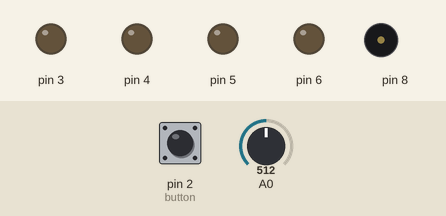
This sketch was run on a simulated Arduino Uno, built with avr-gcc and run on an emulated ATmega328P. Parts: output pins drawn as LEDs (lit = HIGH), buzzer (waves = sounding). Dashed ring = blinking. The test bench sets the inputs (shaded band); at power-on: pin 2 (button) HIGH, A0 = 512.

Above: at 6.2 s.
6.3 s: pin 2 (button) pulled LOW for 0.15 s
At 6.47 s:
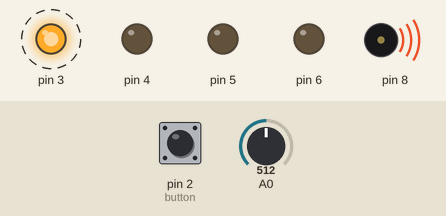
At 6.97 s:
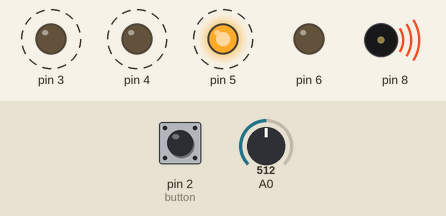
Timing chart, 0 to 15.3 s (numbered marks = the images above; inputs shaded):
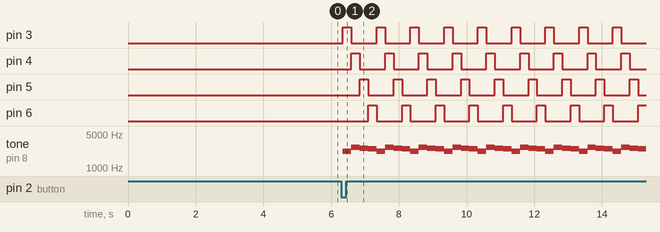

The sketch:

4-Step_Sequencer.ino
```cpp
#include <ezButton.h>

//Define switch states
#define SWITCH_OFF 0
#define SWITCH_ON  1

ezButton button(2);

//Define vairables and initial values
int switch_state = SWITCH_OFF;
int speed1 = 250;
int sensorValue;
int sensorLow = 1023;
int sensorHigh = 0;


void setup() {
  //Define inputs and outputs
  pinMode(3 ,OUTPUT);
  pinMode(4 ,OUTPUT);
  pinMode(5 ,OUTPUT);
  pinMode(6, OUTPUT);
  pinMode(2 ,INPUT);

 button.setDebounceTime(50); // Set debounce time to 50 milliseconds

 //Calibrate phototransistor sensor
 while (millis() < 5000){
  sensorValue = analogRead(A0);
  if (sensorValue > sensorHigh){
    sensorHigh = sensorValue;
  }
  if(sensorValue < sensorLow){
    sensorLow = sensorValue;
  }
 }
}

void loop() {

  //Read sensor values from phototransistor
  sensorValue = analogRead(A0);
  // Map sensor values to integer values from 250 - 750 to determine tempo at which seqeunce is played
  speed1 = map(sensorValue, sensorLow, sensorHigh, 250, 750);
  button.loop();

  //Change switch state of button each time it is pressed
  if (button.isPressed()) {
    // change state of switch
    if (switch_state == SWITCH_OFF)
      switch_state = SWITCH_ON;
    else
      switch_state = SWITCH_OFF;
  }
  if (switch_state == SWITCH_OFF) {
  // When button not pressed, lights are off and no tone is played
  digitalWrite(3, LOW);
  digitalWrite(4, LOW);
  digitalWrite(5, LOW);
  digitalWrite(6, LOW);
  }
else {

  //Play tones in sequence with LEDs matching, the speed at which this happens is determined by phototransistor sensor
  tone(8, 2200, speed1);
  digitalWrite(3, HIGH);
  digitalWrite(4, LOW);
  digitalWrite(5, LOW);
  digitalWrite(6, LOW);
  delay(speed1);

  tone(8, 2640, speed1);
  digitalWrite(3, LOW);
  digitalWrite(4, HIGH);
  digitalWrite(5, LOW);
  digitalWrite(6, LOW);
  delay(speed1);

  tone(8, 2530, speed1);
  digitalWrite(3, LOW);
  digitalWrite(4, LOW);
  digitalWrite(5, HIGH);
  digitalWrite(6, LOW);
  delay(speed1);

  tone(8, 2460, speed1);
  digitalWrite(3, LOW);
  digitalWrite(4, LOW);
  digitalWrite(5, LOW);
  digitalWrite(6, HIGH);
  delay(speed1);
}
}
```

Measured:
- after the input at 6.3 s, pin 3: alternates HIGH for 0.25 s and LOW for 0.75 s, starting after 0.05 s; pin 4: alternates HIGH for 0.25 s and LOW for 0.75 s, starting after 0.30 s
